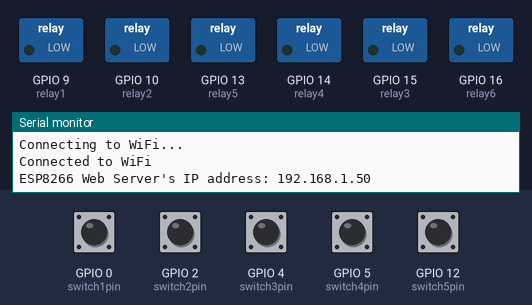
Recording of a sketch running on a simulated ESP8266 (NodeMCU). On the bench: switched loads named in the sketch (green lamp = pin HIGH), the last lines printed to the serial monitor. The test bench sets the inputs (shaded band); at power-on: GPIO 0 (switch1pin), GPIO 2 (switch2pin), GPIO 4 (switch3pin), GPIO 5 (switch4pin), GPIO 12 (switch5pin) HIGH. WiFi joins after 1.5 s; servers stay silent unless stated.

Above: at 3.7 s.
3.8 s: GPIO 0 (switch1pin) pulled LOW for 0.15 s
At 4.6 s:
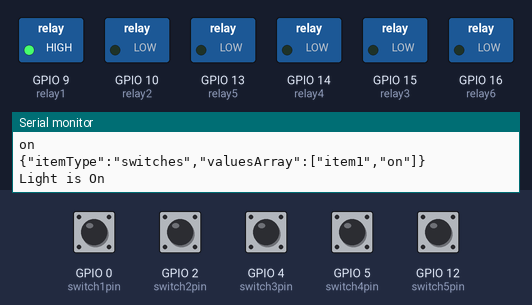
6.3 s: GPIO 2 (switch2pin) pulled LOW for 0.15 s
At 7.1 s:
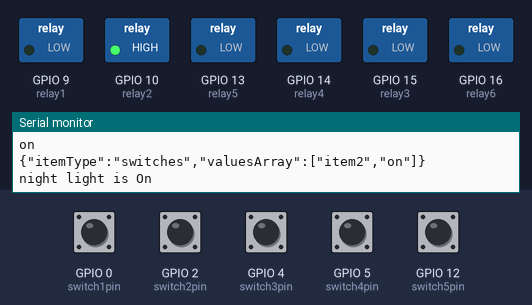
8.9 s: GPIO 4 (switch3pin) pulled LOW for 0.15 s
At 9.7 s:
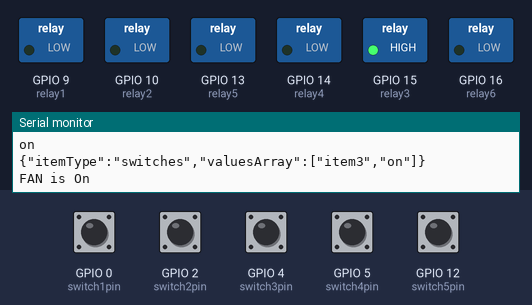
11.4 s: GPIO 5 (switch4pin) pulled LOW for 0.15 s
At 12.0 s:
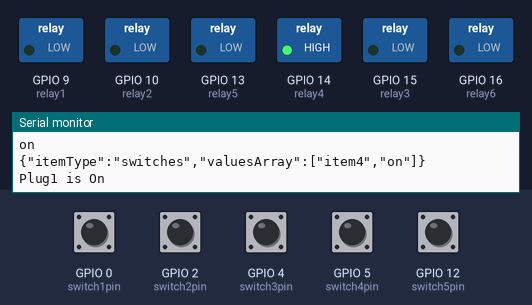
13.9 s: GPIO 12 (switch5pin) pulled LOW for 0.15 s
At 14.7 s:
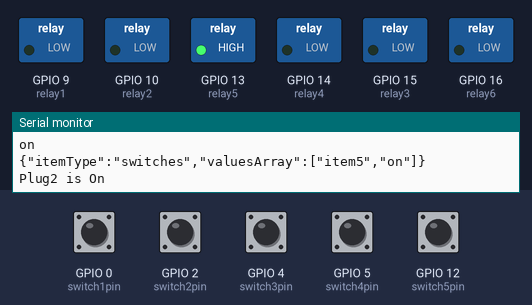
Timing chart, 0 to 16.9 s (numbered marks = the images above; inputs shaded):
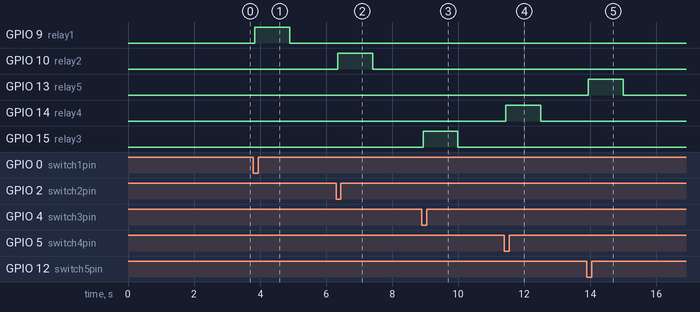

Measured:
- after the input at 3.8 s, GPIO 9 (relay1): LOW → HIGH after 0.05 s, → LOW 1.0 s later
- after the input at 6.3 s, GPIO 10 (relay2): LOW → HIGH after 0.05 s, → LOW 1.1 s later
- after the input at 8.9 s, GPIO 15 (relay3): LOW → HIGH at once, → LOW 1.0 s later
- after the input at 11.4 s, GPIO 14 (relay4): LOW → HIGH after 0.05 s, → LOW 1.0 s later
- after the input at 13.9 s, GPIO 13 (relay5): LOW → HIGH after 0.05 s, → LOW 1.0 s later

The sketch:

WebSocketRoomAutomation.ino
```cpp
#include <ESP8266WiFi.h>
#include <ESP8266WebServer.h>
#include <WebSocketsServer.h>
#include <ArduinoJson.h>
#include "index.h"

const char* ssid = "dassamobi";     // CHANGE IT
const char* password = "12345678";  // CHANGE IT

ESP8266WebServer server(80);                        // Web server on port 80
WebSocketsServer webSocket = WebSocketsServer(81);  // WebSocket server on port 81


String allItemState[][2] = {
  {"item1", "off"},
  {"item2", "off"},
  {"item3", "off"},
  {"item4", "off"},
  {"item5", "off"},
  {"item6", "off"}
};

String RGBvalues[3] = {"0", "0", "0"};

//Switches: GPIO 0, GPIO 2, GPIO 4, GPIO 5, GPIO 12, GPIO 13
const int switch1pin = 0;   //D3
const int switch2pin = 2;   //D4
const int switch3pin = 4;   //D2
const int switch4pin = 5;   //D1
const int switch5pin = 12;  //D6

// const int switch6pin = 13;

//Relays: GPIO 16, GPIO 15, GPIO 14, GPIO 10, GPIO 9,             GPIO 3, GPIO 1, GPIO 7
const int relay1 = 9;   //SD2
const int relay2 = 10;  //SD3
const int relay3 = 15;  //D8
const int relay4 = 14;  //D5
const int relay5 = 13;   //D7

const int relay6 = 16;  //D0


// const int relay5 = 3;
// const int relay6 = 1;
// const int relay7 = 7;
//GPIO 3, 1, 7 are cannot use..

//broadcast RGB
void broadcastRGBvalue(const String rgbarray[3]){
  DynamicJsonDocument doc(1024);

  doc["itemType"] = "rgb";
  JsonArray array = doc.createNestedArray("valuesArray");

  for (int i = 0; i < 3; i++) {
    array.add(rgbarray[i]);
  }

  String message;
  serializeJson(doc, message);
  Serial.println(message);
  webSocket.broadcastTXT(message);
}
//broadcast RGB END

void broadcastItemState(const String item, const String state ) {
  // StaticJsonDocument<200> doc;
  // JsonArray array = doc.to<JsonArray>();
  DynamicJsonDocument doc(1024);

  doc["itemType"] = "switches";

  Serial.println("switches status broadcast: ");
  Serial.println(item);
  Serial.println(state);

  JsonArray array = doc.createNestedArray("valuesArray");
  array.add(item);
  array.add(state);

  String message;
  serializeJson(doc, message);
  Serial.println(message);

  webSocket.broadcastTXT(message);
}

void itemsOnOff(const String itemnum, const String state){
  if(itemnum == "item1"){
      if(state == "on"){
        Serial.println("Light is On");
        allItemState[0][1] = state;
        digitalWrite(relay1, HIGH);
      }else{
        Serial.println("Light is Off");
        allItemState[0][1] = state;
        digitalWrite(relay1, LOW);
      }
  }else if(itemnum == "item2"){
      if(state == "on"){
          Serial.println("night light is On");
          allItemState[1][1] = state;
          digitalWrite(relay2, HIGH);
      }else{
          Serial.println("night light is Off");
          allItemState[1][1] = state;
          digitalWrite(relay2, LOW);
      }
  }else if(itemnum == "item3"){
      if(state == "on"){
          Serial.println("FAN is On");
          allItemState[2][1] = state;
          digitalWrite(relay3, HIGH);
      }else{
          Serial.println("FAN is Off");
          allItemState[2][1] = state;
          digitalWrite(relay3, LOW);
      }
  }else if(itemnum == "item4"){
      if(state == "on"){
          Serial.println("Plug1 is On");
          allItemState[3][1] = state;
          digitalWrite(relay4, HIGH);
      }else{
          Serial.println("Plug1 is Off");
          allItemState[3][1] = state;
          digitalWrite(relay4, LOW);
      }
  }else if(itemnum == "item5"){
      if(state == "on"){
          Serial.println("Plug2 is On");
          allItemState[4][1] = state;
          digitalWrite(relay5, HIGH);
      }else{
          Serial.println("Plug2 is Off");
          allItemState[4][1] = state;
          digitalWrite(relay5, LOW);
      }
  }else if(itemnum == "item6"){
      if(state == "on"){
          Serial.println("Plug3 is On");
          allItemState[5][1] = state;
          digitalWrite(relay6, HIGH);
      }else{
          Serial.println("Plug3 is Off");
          allItemState[5][1] = state;
          digitalWrite(relay6, LOW);
      }
  }
}

void webSocketEvent(uint8_t num, WStype_t type, uint8_t* payload, size_t length) {
  switch (type) {
    case WStype_DISCONNECTED:
      Serial.printf("[%u] Disconnected!\n", num);
      break;
    case WStype_CONNECTED:
      {
        IPAddress ip = webSocket.remoteIP(num);
        Serial.printf("[%u] Connected from %d.%d.%d.%d\n", num, ip[0], ip[1], ip[2], ip[3]);

        for(int i = 0; i<6; i++){
          broadcastItemState(allItemState[i][0],allItemState[i][1]);
          itemsOnOff(allItemState[i][0],allItemState[i][1]);
        }
        broadcastRGBvalue(RGBvalues);
      }
      break;

    case WStype_TEXT:
      Serial.printf("[%u] Received text: %s\n", num, payload);

      String message = (char*) payload;

      DynamicJsonDocument doc(1024);
      DeserializationError error  = deserializeJson(doc, message);

      if(!error){
        Serial.print("Received Array: ");

        String itemType = doc["itemType"].as<String>();
        JsonArray array = doc["valuesArray"].as<JsonArray>();

        if(itemType == "switches"){
          String itemnum = array[0].as<String>();
          String state = array[1].as<String>();
          broadcastItemState(itemnum, state);
          itemsOnOff(itemnum, state);

        }else if(itemType == "rgb"){
          Serial.println("RGBcolor received:");
          String rgbarray[3];
          for(int i = 0; i<3; i++){
            rgbarray[i] = array[i].as<String>();
            RGBvalues[i] = array[i].as<String>();
          }
          broadcastRGBvalue(rgbarray);
        }
      }else{
        Serial.println("Failed to parse JSON");
      }
      // Send a response back to the client
      // String echoMessage =  String((char*)payload);
      // webSocket.broadcastTXT(echoMessage);

      break;
  }
}

unsigned long currentMillis = 0;
unsigned long previousMillis = 0;
int leastTime = 1000;

void setup() {
  Serial.begin(9600);
  digitalWrite(relay1, LOW);
  digitalWrite(relay2, LOW);
  digitalWrite(relay3, LOW);
  digitalWrite(relay4, LOW);
  digitalWrite(relay5, LOW);
  digitalWrite(relay6, LOW);
  delay(500);

  // Connect to Wi-Fi
  WiFi.begin(ssid, password);
  while (WiFi.status() != WL_CONNECTED) {
    delay(1000);
    Serial.println("Connecting to WiFi...");
  }
  Serial.println("Connected to WiFi");

  // Initialize WebSocket server
  webSocket.begin();
  webSocket.onEvent(webSocketEvent);

  // Serve a basic HTML page with JavaScript to create the WebSocket connection
  server.on("/", HTTP_GET, []() {
    Serial.println("Web Server: received a web page request");
    String html = HTML_CONTENT;  // Use the HTML content from the index.h file
    server.send(200, "text/html", html);
  });

  server.begin();
  Serial.print("ESP8266 Web Server's IP address: ");
  Serial.println(WiFi.localIP());

  pinMode(switch1pin, INPUT_PULLUP);
  pinMode(switch2pin, INPUT_PULLUP);
  pinMode(switch3pin, INPUT_PULLUP);
  pinMode(switch4pin, INPUT_PULLUP);
  pinMode(switch5pin, INPUT_PULLUP);

  // pinMode(switch6pin, INPUT_PULLUP);
  // pinMode(switch7pin, INPUT_PULLUP);

  pinMode(relay1,OUTPUT);
  pinMode(relay2,OUTPUT);
  pinMode(relay3,OUTPUT);
  pinMode(relay4,OUTPUT);
  pinMode(relay5,OUTPUT);
  pinMode(relay6,OUTPUT);


  // pinMode(relay6,OUTPUT);
  // pinMode(relay7,OUTPUT);
}

// int prvstate = 0;
String swPrevState[][2] = {
  {"switch1", "1"},
  {"switch2", "1"},
  {"switch3", "1"},
  {"switch4", "1"},
  {"switch5", "1"}
};


void loop() {
  // Handle client requests
  server.handleClient();

  // Handle WebSocket events
  webSocket.loop();

  currentMillis = millis() - previousMillis;

  int switch1val = digitalRead(switch1pin);
  int switch2val = digitalRead(switch2pin);
  int switch3val = digitalRead(switch3pin);
  int switch4val = digitalRead(switch4pin);
  int switch5val = digitalRead(switch5pin);

  int switchval[] = {switch1val, switch2val, switch3val, switch4val, switch5val};

for(int i=0; i<5; i++){
  if(swPrevState[i][1] != String(switchval[i]) && currentMillis > leastTime){
    if(allItemState[i][1]=="off"){
      broadcastItemState(allItemState[i][0],"on");
      itemsOnOff(allItemState[i][0],"on");
      swPrevState[i][1] = String(switchval[i]);
      previousMillis = millis();
    }else{
      broadcastItemState(allItemState[i][0],"off");
      itemsOnOff(allItemState[i][0],"off");
      swPrevState[i][1] = String(switchval[i]);
      previousMillis = millis();
    }
  }
}

// //physical_switch1
//   if(swPrevState[0][1] != String(switch1val)){
//     if(allItemState[0][1]=="off"){
//       broadcastItemState("item1","on");
//       itemsOnOff("item1","on");
//       swPrevState[0][1] = String(switch1val);
//     }else{
//       broadcastItemState("item1","off");
//       itemsOnOff("item1","off");
//       swPrevState[0][1] = String(switch1val);
//     }
//   }
// //physical_switch2
//   if(swPrevState[1][1] != String(switch2val)){
//     if(allItemState[1][1]=="off"){
//       broadcastItemState("item2","on");
//       itemsOnOff("item2","on");
//       swPrevState[1][1] = String(switch2val);
//     }else{
//       broadcastItemState("item2","off");
//       itemsOnOff("item2","off");
//       swPrevState[1][1] = String(switch2val);
//     }
//   }
// //physical_switch3
//   if(swPrevState[2][1] != String(switch3val)){
//     if(allItemState[2][1]=="off"){
//       broadcastItemState("item3","on");
//       itemsOnOff("item3","on");
//       swPrevState[2][1] = String(switch3val);
//     }else{
//       broadcastItemState("item3","off");
//       itemsOnOff("item3","off");
//       swPrevState[2][1] = String(switch3val);
//     }
//   }
// //physical_switch4
//   if(swPrevState[3][1] != String(switch4val)){
//     if(allItemState[3][1]=="off"){
//       broadcastItemState("item4","on");
//       itemsOnOff("item4","on");
//       swPrevState[3][1] = String(switch4val);
//     }else{
//       broadcastItemState("item4","off");
//       itemsOnOff("item4","off");
//       swPrevState[3][1] = String(switch4val);
//     }
//   }
// //physical_switch5
//   if(swPrevState[4][1] != String(switch5val)){
//     if(allItemState[4][1]=="off"){
//       broadcastItemState("item5","on");
//       itemsOnOff("item5","on");
//       swPrevState[4][1] = String(switch5val);
//     }else{
//       broadcastItemState("item5","off");
//       itemsOnOff("item5","off");
//       swPrevState[4][1] = String(switch5val);
//     }
//   }


//LAST UPDATE
}
```

Source omitted: index.h (16705 bytes)
